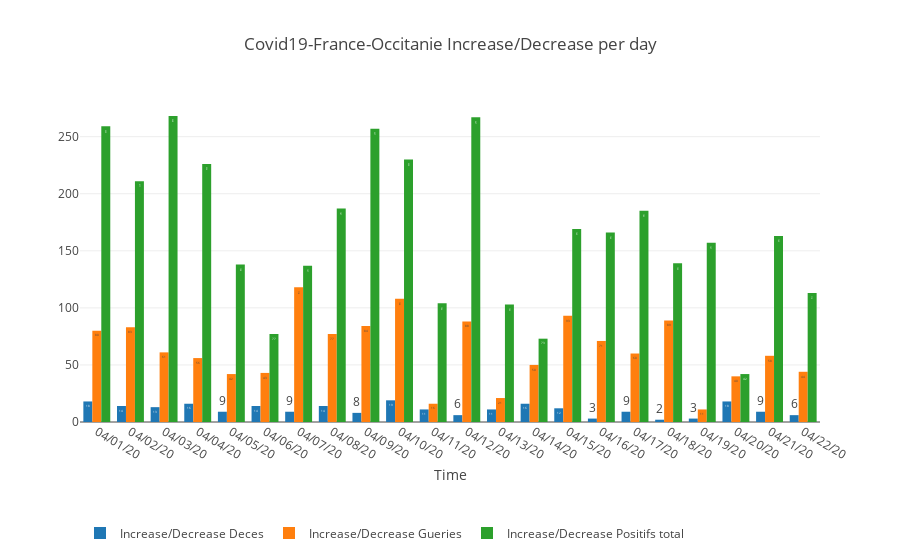

The notebook cell this image was saved under:
### Code cell
dates=df["Date"].values

layout = go.Layout(
    barmode='group',
    title=f"Covid19-France-Occitanie Increase/Decrease per day",
    xaxis=dict(title="Time"),
    showlegend=True,
    legend=dict(orientation="h", y = -0.3, yanchor="top")
) 
fig = go.Figure(data=[
    go.Bar(name="Increase/Decrease Deces", x=dates, y=df["Increase Deces"], text=df["Increase Deces"],
            textposition='auto'),
    go.Bar(name="Increase/Decrease Gueries", x=dates, y=df["Increase Gueries"], text=df["Increase Gueries"],
            textposition='auto'),
    go.Bar(name="Increase/Decrease Positifs total", x=dates, y=df["Increase Positifs Total"], text=df["Increase Positifs Total"],
            textposition='auto'),
],
    layout=layout
)

iplot(fig, filename="covid19-Occitanie2")

### Figure 1 — Plotly figure (JSON) as saved in the notebook; plotly's stock layout.template omitted (floating-point values rounded to 4 significant figures)
{"data": [{"name": "Increase/Decrease Deces", "text": [18, 14, 13, 16, 9, 14, 9, 14, 8, 19, 11, 6, 11, 16, 12, 3, 9, 2, 3, 18, 9, 6], "textposition": "auto", "type": "bar", "uid": "edc29714-f26a-4c60-8be2-db601a3d5ce7", "x": ["04/01/20", "04/02/20", "04/03/20", "04/04/20", "04/05/20", "04/06/20", "04/07/20", "04/08/20", "04/09/20", "04/10/20", "04/11/20", "04/12/20", "04/13/20", "04/14/20", "04/15/20", "04/16/20", "04/17/20", "04/18/20", "04/19/20", "04/20/20", "04/21/20", "04/22/20"], "y": [18, 14, 13, 16, 9, 14, 9, 14, 8, 19, 11, 6, 11, 16, 12, 3, 9, 2, 3, 18, 9, 6]}, {"name": "Increase/Decrease Gueries", "text": [80, 83, 61, 56, 42, 43, 118, 77, 84, 108, 16, 88, 21, 50, 93, 71, 60, 89, 11, 40, 58, 44], "textposition": "auto", "type": "bar", "uid": "8cfe4e74-2b6a-4d49-992f-fa672b20b880", "x": ["04/01/20", "04/02/20", "04/03/20", "04/04/20", "04/05/20", "04/06/20", "04/07/20", "04/08/20", "04/09/20", "04/10/20", "04/11/20", "04/12/20", "04/13/20", "04/14/20", "04/15/20", "04/16/20", "04/17/20", "04/18/20", "04/19/20", "04/20/20", "04/21/20", "04/22/20"], "y": [80, 83, 61, 56, 42, 43, 118, 77, 84, 108, 16, 88, 21, 50, 93, 71, 60, 89, 11, 40, 58, 44]}, {"name": "Increase/Decrease Positifs total", "text": [259, 211, 268, 226, 138, 77, 137, 187, 257, 230, 104, 267, 103, 73, 169, 166, 185, 139, 157, 42, 163, 113], "textposition": "auto", "type": "bar", "uid": "487abd20-ea55-4004-a17b-bb8987d3bf9c", "x": ["04/01/20", "04/02/20", "04/03/20", "04/04/20", "04/05/20", "04/06/20", "04/07/20", "04/08/20", "04/09/20", "04/10/20", "04/11/20", "04/12/20", "04/13/20", "04/14/20", "04/15/20", "04/16/20", "04/17/20", "04/18/20", "04/19/20", "04/20/20", "04/21/20", "04/22/20"], "y": [259, 211, 268, 226, 138, 77, 137, 187, 257, 230, 104, 267, 103, 73, 169, 166, 185, 139, 157, 42, 163, 113]}], "layout": {"barmode": "group", "legend": {"orientation": "h", "y": -0.3, "yanchor": "top"}, "showlegend": true, "title": {"text": "Covid19-France-Occitanie Increase/Decrease per day"}, "xaxis": {"title": {"text": "Time"}}}}
